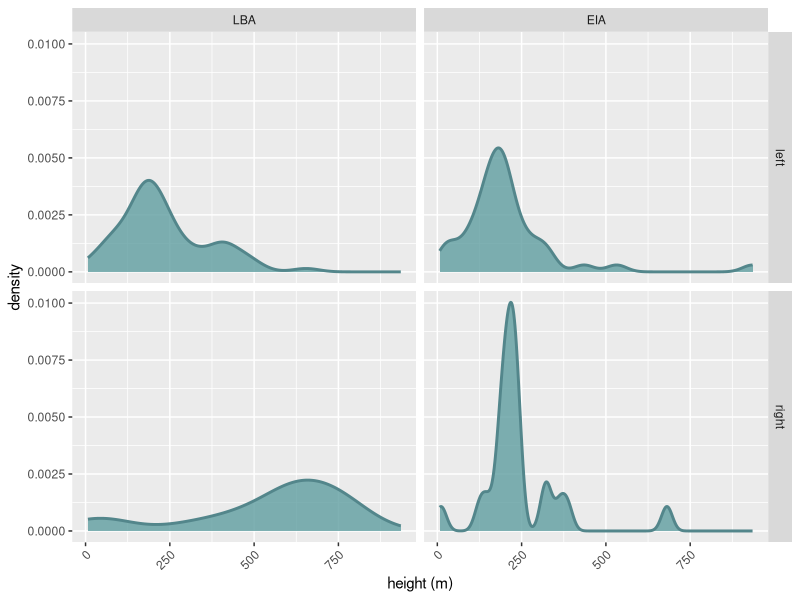
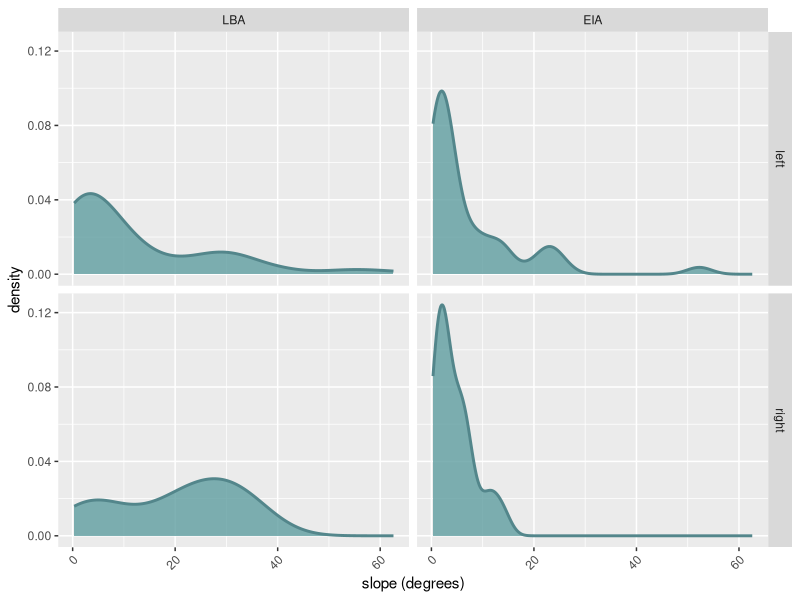
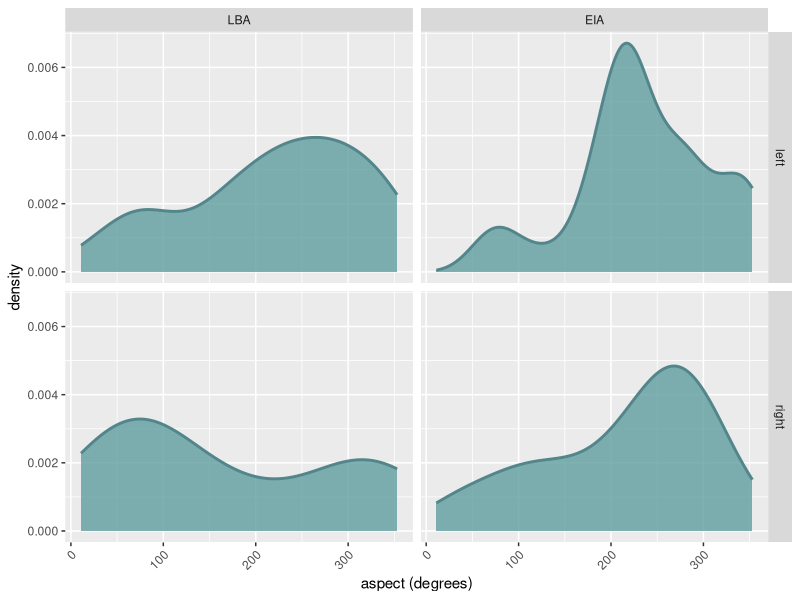
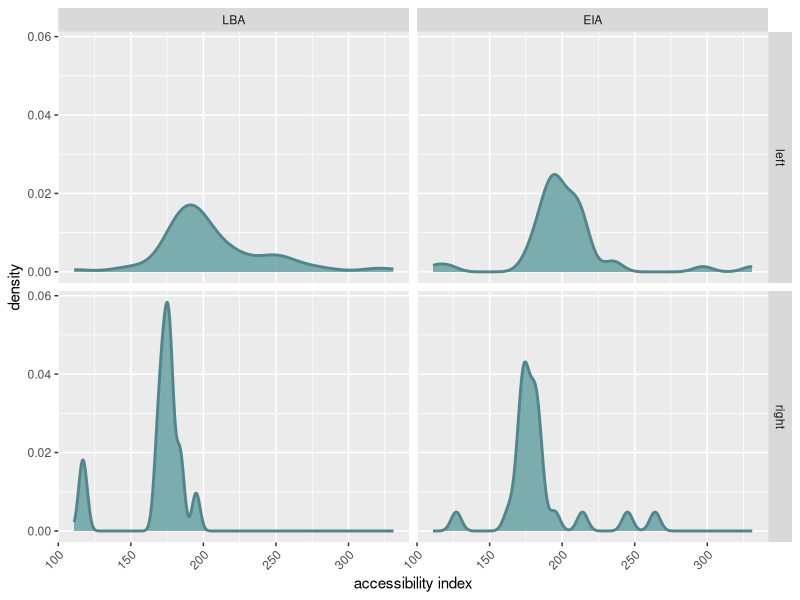
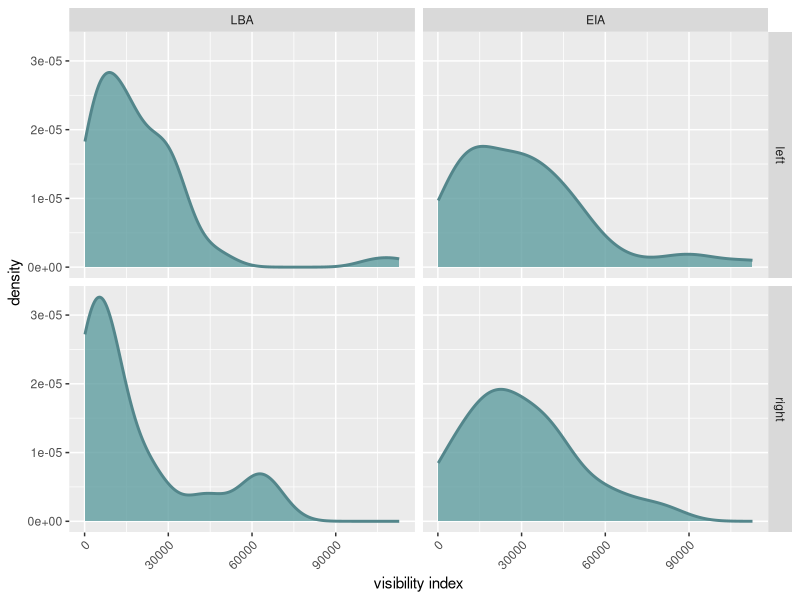
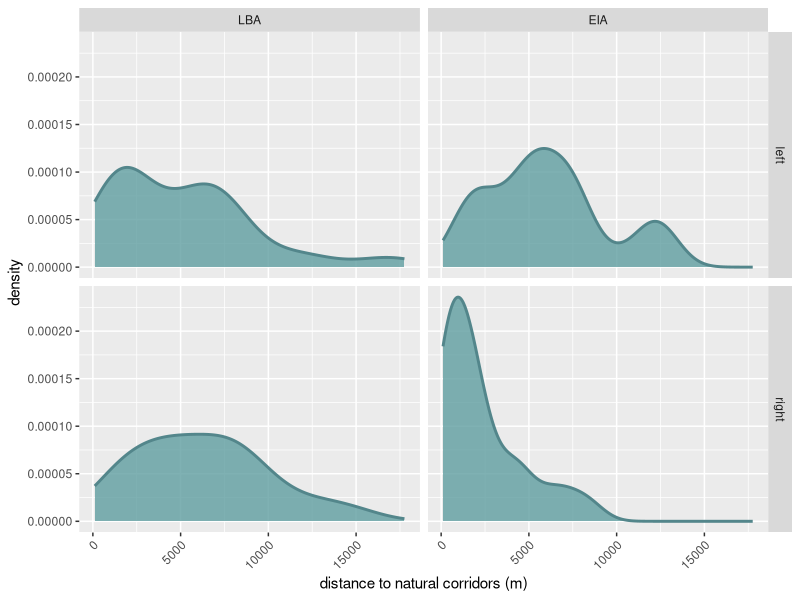

Here is the R script that generated these plots, in order:
#
# Copyright (c) 2015
# Maria Yubero & Xavier Rubio-Campillo
#
# This file is free software; you can redistribute it and/or modify
# it under the terms of the GNU General Public License as published by
# the Free Software Foundation; either version 2 of the License, or
# (at your option) any later version.
#
# The code is distributed in the hope that it will be useful,
# but WITHOUT ANY WARRANTY; without even the implied warranty of
# MERCHANTABILITY or FITNESS FOR A PARTICULAR PURPOSE.  See the
# GNU General Public License for more details.
#  
# You should have received a copy of the GNU General Public 
# License along with this code. If not, see <http://www.gnu.org/licenses/>.
# 

library(ggplot2)
library(gridExtra)

myData <- read.csv('data.csv', sep=";", header=T)
myData$orderedPeriod <- factor(myData$period, levels=c("LBA", "EIA"))

eiaL <- subset(myData, period=="EIA" & bank=='left')
eiaR <- subset(myData, period=="EIA" & bank=='right')
lbaL <- subset(myData, period=="LBA" & bank=='left')
lbaR <- subset(myData, period=="LBA" & bank=='right')

# EDA
g1 <- ggplot(myData, aes(x=height)) + geom_density(fill='cadetblue', col='cadetblue4', size=1, alpha=0.8) + facet_grid(bank~orderedPeriod) + xlab('height (m)')+ theme(axis.text.x = element_text(angle = 45, hjust = 1))
g2 <- ggplot(myData, aes(x=slope)) + geom_density(fill='cadetblue', col='cadetblue4', size=1, alpha=0.8) + facet_grid(bank~orderedPeriod) + xlab('slope (degrees)')+ theme(axis.text.x = element_text(angle = 45, hjust = 1))
g3 <- ggplot(myData, aes(x=aspect)) + geom_density(fill='cadetblue', col='cadetblue4', size=1, alpha=0.8) + facet_grid(bank~orderedPeriod) + xlab('aspect (degrees)')+ theme(axis.text.x = element_text(angle = 45, hjust = 1))
g4 <- ggplot(myData, aes(x=acc)) + geom_density(fill='cadetblue', col='cadetblue4', size=1, alpha=0.8) + facet_grid(bank~orderedPeriod) + xlab('accessibility index')+ theme(axis.text.x = element_text(angle = 45, hjust = 1))
g5 <- ggplot(myData, aes(x=los)) + geom_density(fill='cadetblue', col='cadetblue4', size=1, alpha=0.8) + facet_grid(bank~orderedPeriod) + xlab('visibility index')+ theme(axis.text.x = element_text(angle = 45, hjust = 1))
g6 <- ggplot(myData, aes(x=dist)) + geom_density(fill='cadetblue', col='cadetblue4', size=1, alpha=0.8) + facet_grid(bank~orderedPeriod) + xlab('distance to natural corridors (m)')+ theme(axis.text.x = element_text(angle = 45, hjust = 1))

pdf('figure_4.pdf', width=8, height=6)
g1
dev.off()
pdf('figure_5.pdf', width=8, height=6)
g2
dev.off()
pdf('figure_6.pdf', width=8, height=6)
g3
dev.off()
pdf('figure_7.pdf', width=8, height=6)
g4
dev.off()
pdf('figure_8.pdf', width=8, height=6)
g5
dev.off()
pdf('figure_10.pdf', width=8, height=6)
g6
dev.off()

# height
ks.test(lbaR$height, lbaL$height)
ks.test(eiaL$height, lbaL$height)
ks.test(eiaL$height, lbaR$height)
ks.test(eiaR$height, lbaL$height)
ks.test(eiaR$height, lbaR$height)
ks.test(eiaR$height, eiaL$height)

# slope
# spatial comparison
ks.test(lbaR$slope, lbaL$slope)
ks.test(eiaL$slope, lbaL$slope)
ks.test(eiaL$slope, lbaR$slope)
ks.test(eiaR$slope, lbaL$slope)
ks.test(eiaR$slope, lbaR$slope)
ks.test(eiaR$slope, eiaL$slope)

# aspect
ks.test(lbaR$aspect, lbaL$aspect)
ks.test(eiaL$aspect, lbaL$aspect)
ks.test(eiaL$aspect, lbaR$aspect)
ks.test(eiaR$aspect, lbaL$aspect)
ks.test(eiaR$aspect, lbaR$aspect)
ks.test(eiaR$aspect, eiaL$aspect)

# los
ks.test(lbaR$los, lbaL$los)
ks.test(eiaL$los, lbaL$los)
ks.test(eiaL$los, lbaR$los)
ks.test(eiaR$los, lbaL$los)
ks.test(eiaR$los, lbaR$los)
ks.test(eiaR$los, eiaL$los)

# acc
ks.test(lbaR$acc, lbaL$acc)
ks.test(eiaL$acc, lbaL$acc)
ks.test(eiaL$acc, lbaR$acc)
ks.test(eiaR$acc, lbaL$acc)
ks.test(eiaR$acc, lbaR$acc)
ks.test(eiaR$acc, eiaL$acc)

# distance    
ks.test(lbaR$dist, lbaL$dist)
ks.test(eiaL$dist, lbaL$dist)
ks.test(eiaL$dist, lbaR$dist)
ks.test(eiaR$dist, lbaL$dist)
ks.test(eiaR$dist, lbaR$dist)
ks.test(eiaR$dist, eiaL$dist)

